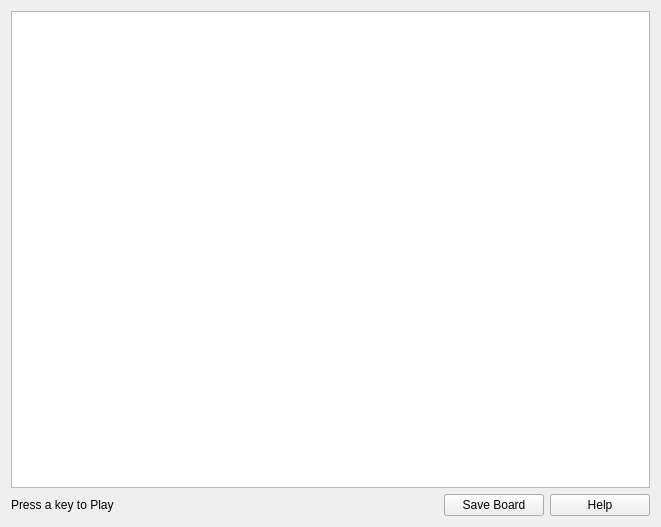
<?xml version="1.0" encoding="UTF-8"?>
<ui version="4.0">
 <class>Form</class>
 <widget class="QWidget" name="Form">
  <property name="geometry">
   <rect>
    <x>0</x>
    <y>0</y>
    <width>661</width>
    <height>527</height>
   </rect>
  </property>
  <property name="windowTitle">
   <string>Form</string>
  </property>
  <layout class="QVBoxLayout" name="verticalLayout_2">
   <item>
    <layout class="QVBoxLayout" name="verticalLayout">
     <item>
      <widget class="QGraphicsView" name="graphicsView"/>
     </item>
     <item>
      <layout class="QHBoxLayout" name="horizontalLayout_2">
       <item>
        <layout class="QHBoxLayout" name="horizontalLayout">
         <item>
          <widget class="QLabel" name="label">
           <property name="text">
            <string>Press a key to Play</string>
           </property>
          </widget>
         </item>
         <item>
          <widget class="QWidget" name="widget" native="true">
           <property name="maximumSize">
            <size>
             <width>80</width>
             <height>16777215</height>
            </size>
           </property>
           <zorder>graphicsView</zorder>
          </widget>
         </item>
        </layout>
       </item>
       <item>
        <widget class="QPushButton" name="pushButton_2">
         <property name="maximumSize">
          <size>
           <width>100</width>
           <height>16777215</height>
          </size>
         </property>
         <property name="text">
          <string>Save Board</string>
         </property>
        </widget>
       </item>
       <item>
        <widget class="QPushButton" name="pushButton">
         <property name="maximumSize">
          <size>
           <width>100</width>
           <height>16777215</height>
          </size>
         </property>
         <property name="text">
          <string>Help</string>
         </property>
        </widget>
       </item>
      </layout>
     </item>
    </layout>
   </item>
  </layout>
 </widget>
 <resources/>
 <connections/>
</ui>
